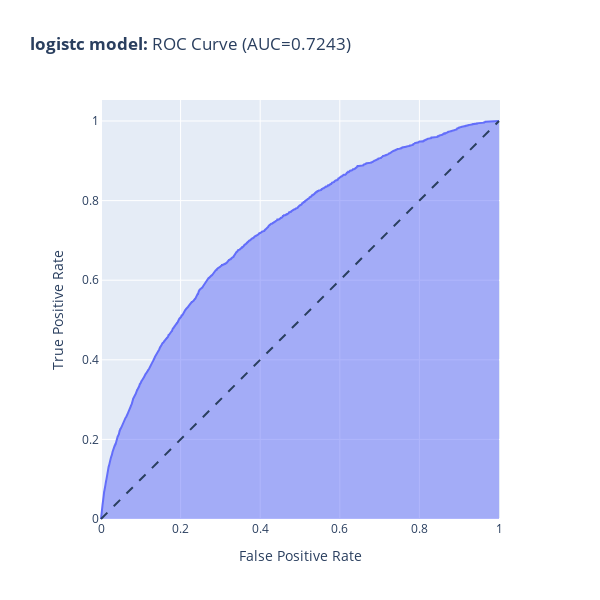

Notebook code for this chart:
### Code cell
logistic(X_train,y_train,X_test,y_test)

### Figure 1 — Plotly figure (JSON) as saved in the notebook; plotly's stock layout.template omitted (floating-point values rounded to 4 significant figures; data arrays with more than 128 entries replaced by an {"elided": "..."} marker saying what was removed)
{"data": [{"fillpattern": {"shape": ""}, "hovertemplate": "False Positive Rate=%{x}<br>True Positive Rate=%{y}<extra></extra>", "legendgroup": "", "line": {"color": "#636efa"}, "marker": {"symbol": "circle"}, "mode": "lines", "name": "", "orientation": "v", "showlegend": false, "stackgroup": "1", "type": "scatter", "x": {"elided": "9910 float values"}, "xaxis": "x", "y": {"elided": "9910 float values"}, "yaxis": "y"}], "layout": {"height": 600, "legend": {"tracegroupgap": 0}, "shapes": [{"line": {"dash": "dash"}, "type": "line", "x0": 0, "x1": 1, "y0": 0, "y1": 1}], "title": {"text": "<b>logistc model:</b> ROC Curve (AUC=0.7243)"}, "width": 600, "xaxis": {"anchor": "y", "autorange": true, "constrain": "domain", "domain": [0.04545, 0.9545], "range": [-0.002513, 1.003], "title": {"text": "False Positive Rate"}, "type": "linear"}, "yaxis": {"anchor": "x", "autorange": true, "domain": [0, 1], "range": [-0.002513, 1.053], "scaleanchor": "x", "scaleratio": 1, "title": {"text": "True Positive Rate"}, "type": "linear"}}}
